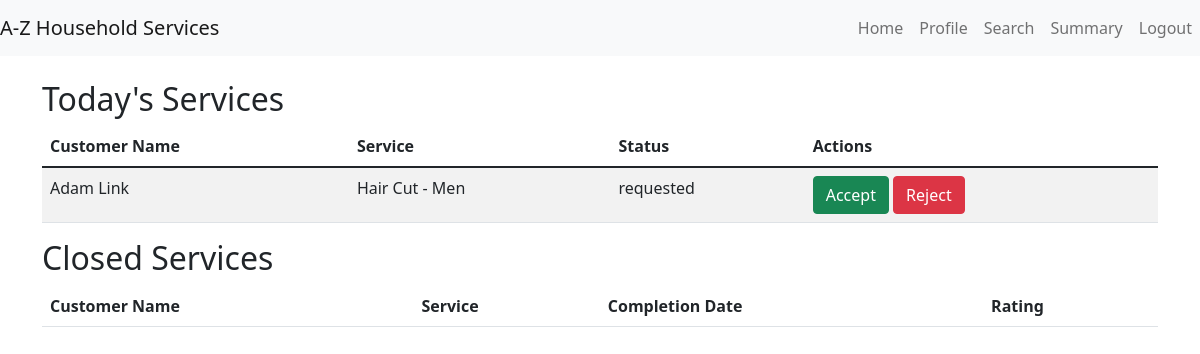
/professional/dashboard (signed in), run on the app's committed database.
### models.py (models this page shows, shortened)
class CustomerProfile(db.Model):
    __tablename__ = 'customer_profiles'
    id = db.Column(db.Integer, primary_key=True)
    user_id = db.Column(db.Integer, db.ForeignKey('users.id'))
    full_name = db.Column(db.String(100), nullable=False)
    address = db.Column(db.String(200),nullable=False)
    pin_code = db.Column(db.String(6), nullable=False)

class Service(db.Model):
    __tablename__ = 'services'
    id = db.Column(db.Integer, primary_key=True)
    name = db.Column(db.String(100), nullable=False)
    price = db.Column(db.Float, nullable=False)
    description = db.Column(db.String(200))
    service_type = db.Column(db.String(50))

class ServiceRequest(db.Model):
    __tablename__ = 'service_requests'
    id = db.Column(db.Integer, primary_key=True)
    service_id = db.Column(db.Integer, db.ForeignKey('services.id'))
    customer_id = db.Column(db.Integer, db.ForeignKey('users.id'))
    professional_id = db.Column(db.Integer, db.ForeignKey('users.id'), nullable=True)
    date_of_request = db.Column(db.DateTime, default=db.func.current_timestamp())
    date_of_completion = db.Column(db.DateTime, nullable=True)
    service_status = db.Column(db.String(20), default='requested')  # requested, assigned, closed
    remarks = db.Column(db.String(200))

### app.py (the view)
@app.route('/professional/dashboard')
def professional_dashboard():
    if 'user_id' in session:
        professional_id = session['user_id']
        service_requests = ServiceRequest.query.filter_by(professional_id=professional_id).all()
        serviceIdList = []
        for request in service_requests:
            serviceIdList.append(request.service_id)
        services = Service.query.filter(Service.id.in_(serviceIdList)).all()
        cust_dict = {}
        service_dict = {}
        for service in Service.query.all():
            service_dict[service.id] = service
        for cust in CustomerProfile.query.all():
            cust_dict[cust.user_id] = cust
        return render_template('professional_dashboard.html', service_requests=service_requests, services=services,cust_dict=cust_dict,service_dict=service_dict)
    return redirect(url_for('login'))

### app.py (called while the page is built)
@app.before_request
def create_tables():
    global first_request
    if first_request:
        db.create_all()
        first_request = False

### templates/professional_dashboard.html (shortened to what this page needs)
{% extends "base.html" %}
{% block content %}
<h2>Today's Services</h2>
<table class="table table-striped">
    <thead>
        <tr>
            <th>Customer Name</th>
            <th>Service</th>
            <th>Status</th>
            <th>Actions</th>
        </tr>
    </thead>
    <tbody>
        {% for service_request in service_requests %}
        <tr>
            <td>{{ cust_dict[service_request.customer_id].full_name }}</td>
            <td>{{ service_dict[service_request.service_id].name }}</td>
            <td>{{ service_request.service_status }}</td>
            <td>
                <a href="/professional/accept/{{ request.id }}" class="btn btn-success">Accept</a>
                <a href="/professional/reject/{{ request.id }}" class="btn btn-danger">Reject</a>
            </td>
        </tr>
        {% endfor %}
    </tbody>
</table>
<h2>Closed Services</h2>
<table class="table table-striped">
    <thead>
        <tr>
            <th>Customer Name</th>
            <th>Service</th>
            <th>Completion Date</th>
            <th>Rating</th>
        </tr>
    </thead>
</table>
{% endblock %}

### data on the page
ServiceRequest: service_status "requested"
CustomerProfile: full_name "Adam Link"
Service: name "Hair Cut - Men"
